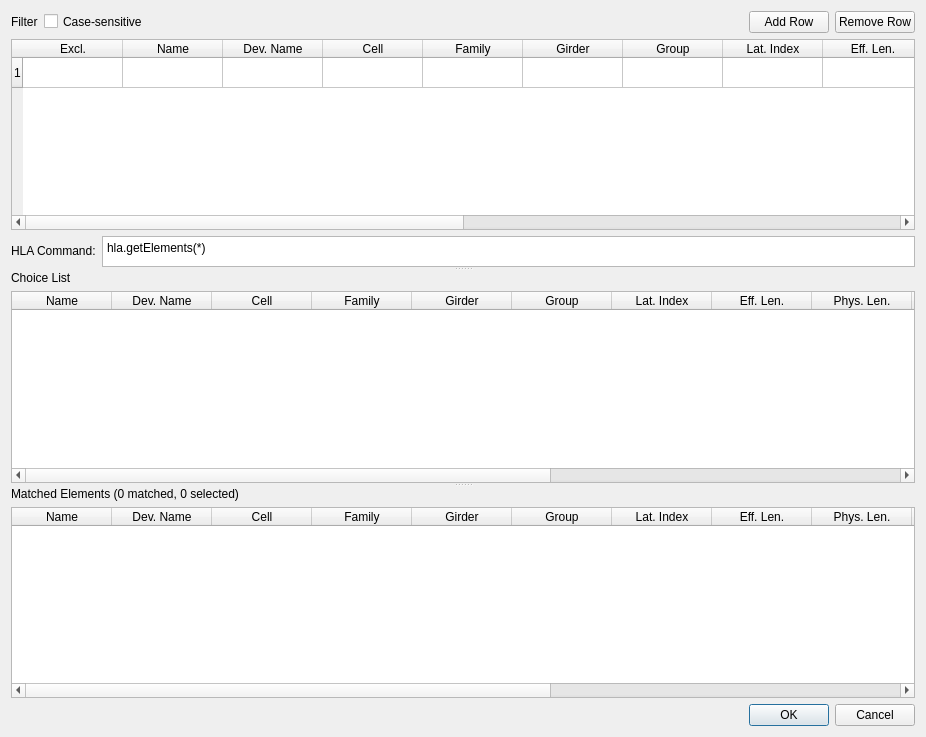
<?xml version="1.0" encoding="UTF-8"?>
<ui version="4.0">
 <class>Dialog</class>
 <widget class="QDialog" name="Dialog">
  <property name="windowModality">
   <enum>Qt::ApplicationModal</enum>
  </property>
  <property name="geometry">
   <rect>
    <x>0</x>
    <y>0</y>
    <width>926</width>
    <height>737</height>
   </rect>
  </property>
  <property name="windowTitle">
   <string>Element Selector</string>
  </property>
  <property name="modal">
   <bool>true</bool>
  </property>
  <layout class="QGridLayout" name="gridLayout">
   <item row="0" column="0">
    <widget class="QSplitter" name="splitter">
     <property name="orientation">
      <enum>Qt::Vertical</enum>
     </property>
     <widget class="QWidget" name="layoutWidget">
      <layout class="QVBoxLayout" name="verticalLayout">
       <item>
        <layout class="QHBoxLayout" name="horizontalLayout">
         <item>
          <widget class="QLabel" name="label">
           <property name="maximumSize">
            <size>
             <width>16777215</width>
             <height>27</height>
            </size>
           </property>
           <property name="text">
            <string>Filter</string>
           </property>
          </widget>
         </item>
         <item>
          <widget class="QCheckBox" name="checkBox_filter_case_sensitive">
           <property name="maximumSize">
            <size>
             <width>16777215</width>
             <height>21</height>
            </size>
           </property>
           <property name="text">
            <string>Case-sensitive</string>
           </property>
          </widget>
         </item>
         <item>
          <spacer name="horizontalSpacer">
           <property name="maximumSize">
            <size>
             <width>16777215</width>
             <height>20</height>
            </size>
           </property>
           <property name="orientation">
            <enum>Qt::Horizontal</enum>
           </property>
           <property name="sizeHint" stdset="0">
            <size>
             <width>348</width>
             <height>20</height>
            </size>
           </property>
          </spacer>
         </item>
         <item>
          <widget class="QPushButton" name="pushButton_add_row">
           <property name="maximumSize">
            <size>
             <width>16777215</width>
             <height>27</height>
            </size>
           </property>
           <property name="text">
            <string>Add Row</string>
           </property>
          </widget>
         </item>
         <item>
          <widget class="QPushButton" name="pushButton_remove_row">
           <property name="maximumSize">
            <size>
             <width>16777215</width>
             <height>27</height>
            </size>
           </property>
           <property name="text">
            <string>Remove Row</string>
           </property>
          </widget>
         </item>
        </layout>
       </item>
       <item>
        <widget class="QTableWidget" name="tableWidget_filter">
         <attribute name="horizontalHeaderMinimumSectionSize">
          <number>16</number>
         </attribute>
         <attribute name="horizontalHeaderStretchLastSection">
          <bool>false</bool>
         </attribute>
         <row>
          <property name="text">
           <string>1</string>
          </property>
         </row>
         <column>
          <property name="text">
           <string extracomment="When checked, matching elements are excluded from the list">Excl.</string>
          </property>
         </column>
         <column>
          <property name="text">
           <string>Name</string>
          </property>
         </column>
         <column>
          <property name="text">
           <string>Dev. Name</string>
          </property>
         </column>
         <column>
          <property name="text">
           <string>Cell</string>
          </property>
         </column>
         <column>
          <property name="text">
           <string>Family</string>
          </property>
         </column>
         <column>
          <property name="text">
           <string>Girder</string>
          </property>
         </column>
         <column>
          <property name="text">
           <string>Group</string>
          </property>
         </column>
         <column>
          <property name="text">
           <string extracomment="Lattice Index">Lat. Index</string>
          </property>
         </column>
         <column>
          <property name="text">
           <string extracomment="Effective magnetic length [m]">Eff. Len.</string>
          </property>
         </column>
         <column>
          <property name="text">
           <string extracomment="Physical length [m]">Phys. Len.</string>
          </property>
         </column>
         <column>
          <property name="text">
           <string>PV</string>
          </property>
         </column>
         <column>
          <property name="text">
           <string extracomment="Beginning S-coordinate [m]">sb</string>
          </property>
         </column>
         <column>
          <property name="text">
           <string extracomment="Ending S-coordinate [m]">se</string>
          </property>
         </column>
         <column>
          <property name="text">
           <string>Symmetry</string>
          </property>
         </column>
         <column>
          <property name="text">
           <string extracomment="1 if virtual element. 0 if real element.">Virtual</string>
          </property>
         </column>
         <column>
          <property name="text">
           <string extracomment="?">Sequence</string>
          </property>
         </column>
         <item row="0" column="0">
          <property name="text">
           <string/>
          </property>
          <property name="checkState">
           <enum>Unchecked</enum>
          </property>
          <property name="flags">
           <set>ItemIsSelectable|ItemIsEditable|ItemIsDragEnabled|ItemIsUserCheckable|ItemIsEnabled</set>
          </property>
         </item>
         <item row="0" column="1">
          <property name="text">
           <string/>
          </property>
          <property name="flags">
           <set>ItemIsSelectable|ItemIsEditable|ItemIsDragEnabled|ItemIsEnabled</set>
          </property>
         </item>
        </widget>
       </item>
       <item>
        <layout class="QHBoxLayout" name="horizontalLayout_2">
         <item>
          <widget class="QLabel" name="label_4">
           <property name="maximumSize">
            <size>
             <width>16777215</width>
             <height>16</height>
            </size>
           </property>
           <property name="text">
            <string>HLA Command:</string>
           </property>
          </widget>
         </item>
         <item>
          <widget class="QPlainTextEdit" name="plainTextEdit">
           <property name="maximumSize">
            <size>
             <width>16777215</width>
             <height>31</height>
            </size>
           </property>
           <property name="readOnly">
            <bool>true</bool>
           </property>
           <property name="plainText">
            <string>hla.getElements(*)</string>
           </property>
          </widget>
         </item>
        </layout>
       </item>
      </layout>
     </widget>
     <widget class="QWidget" name="layoutWidget">
      <layout class="QVBoxLayout" name="verticalLayout_2">
       <item>
        <widget class="QLabel" name="label_2">
         <property name="maximumSize">
          <size>
           <width>16777215</width>
           <height>16</height>
          </size>
         </property>
         <property name="text">
          <string>Choice List</string>
         </property>
        </widget>
       </item>
       <item>
        <widget class="QTableWidget" name="tableWidget_choice_list">
         <column>
          <property name="text">
           <string>Name</string>
          </property>
         </column>
         <column>
          <property name="text">
           <string>Dev. Name</string>
          </property>
         </column>
         <column>
          <property name="text">
           <string>Cell</string>
          </property>
         </column>
         <column>
          <property name="text">
           <string>Family</string>
          </property>
         </column>
         <column>
          <property name="text">
           <string>Girder</string>
          </property>
         </column>
         <column>
          <property name="text">
           <string>Group</string>
          </property>
         </column>
         <column>
          <property name="text">
           <string>Lat. Index</string>
          </property>
         </column>
         <column>
          <property name="text">
           <string>Eff. Len.</string>
          </property>
         </column>
         <column>
          <property name="text">
           <string>Phys. Len.</string>
          </property>
         </column>
         <column>
          <property name="text">
           <string>PV</string>
          </property>
         </column>
         <column>
          <property name="text">
           <string>sb</string>
          </property>
         </column>
         <column>
          <property name="text">
           <string>se</string>
          </property>
         </column>
         <column>
          <property name="text">
           <string>Symmetry</string>
          </property>
         </column>
         <column>
          <property name="text">
           <string>Virtual</string>
          </property>
         </column>
         <column>
          <property name="text">
           <string>Sequence</string>
          </property>
         </column>
        </widget>
       </item>
      </layout>
     </widget>
     <widget class="QWidget" name="layoutWidget">
      <layout class="QVBoxLayout" name="verticalLayout_3">
       <item>
        <widget class="QLabel" name="label_nMatched_nSelected">
         <property name="maximumSize">
          <size>
           <width>16777215</width>
           <height>16</height>
          </size>
         </property>
         <property name="text">
          <string>Matched Elements (0 matched, 0 selected)</string>
         </property>
        </widget>
       </item>
       <item>
        <widget class="QTableWidget" name="tableWidget_matched">
         <column>
          <property name="text">
           <string>Name</string>
          </property>
         </column>
         <column>
          <property name="text">
           <string>Dev. Name</string>
          </property>
         </column>
         <column>
          <property name="text">
           <string>Cell</string>
          </property>
         </column>
         <column>
          <property name="text">
           <string>Family</string>
          </property>
         </column>
         <column>
          <property name="text">
           <string>Girder</string>
          </property>
         </column>
         <column>
          <property name="text">
           <string>Group</string>
          </property>
         </column>
         <column>
          <property name="text">
           <string>Lat. Index</string>
          </property>
         </column>
         <column>
          <property name="text">
           <string>Eff. Len.</string>
          </property>
         </column>
         <column>
          <property name="text">
           <string>Phys. Len.</string>
          </property>
         </column>
         <column>
          <property name="text">
           <string>PV</string>
          </property>
         </column>
         <column>
          <property name="text">
           <string>sb</string>
          </property>
         </column>
         <column>
          <property name="text">
           <string>se</string>
          </property>
         </column>
         <column>
          <property name="text">
           <string>Symmetry</string>
          </property>
         </column>
         <column>
          <property name="text">
           <string>Virtual</string>
          </property>
         </column>
         <column>
          <property name="text">
           <string>Sequence</string>
          </property>
         </column>
        </widget>
       </item>
      </layout>
     </widget>
    </widget>
   </item>
   <item row="1" column="0">
    <widget class="QDialogButtonBox" name="buttonBox">
     <property name="orientation">
      <enum>Qt::Horizontal</enum>
     </property>
     <property name="standardButtons">
      <set>QDialogButtonBox::Cancel|QDialogButtonBox::Ok</set>
     </property>
    </widget>
   </item>
  </layout>
 </widget>
 <resources/>
 <connections>
  <connection>
   <sender>buttonBox</sender>
   <signal>accepted()</signal>
   <receiver>Dialog</receiver>
   <slot>accept()</slot>
   <hints>
    <hint type="sourcelabel">
     <x>248</x>
     <y>254</y>
    </hint>
    <hint type="destinationlabel">
     <x>157</x>
     <y>274</y>
    </hint>
   </hints>
  </connection>
  <connection>
   <sender>buttonBox</sender>
   <signal>rejected()</signal>
   <receiver>Dialog</receiver>
   <slot>reject()</slot>
   <hints>
    <hint type="sourcelabel">
     <x>316</x>
     <y>260</y>
    </hint>
    <hint type="destinationlabel">
     <x>286</x>
     <y>274</y>
    </hint>
   </hints>
  </connection>
 </connections>
</ui>
